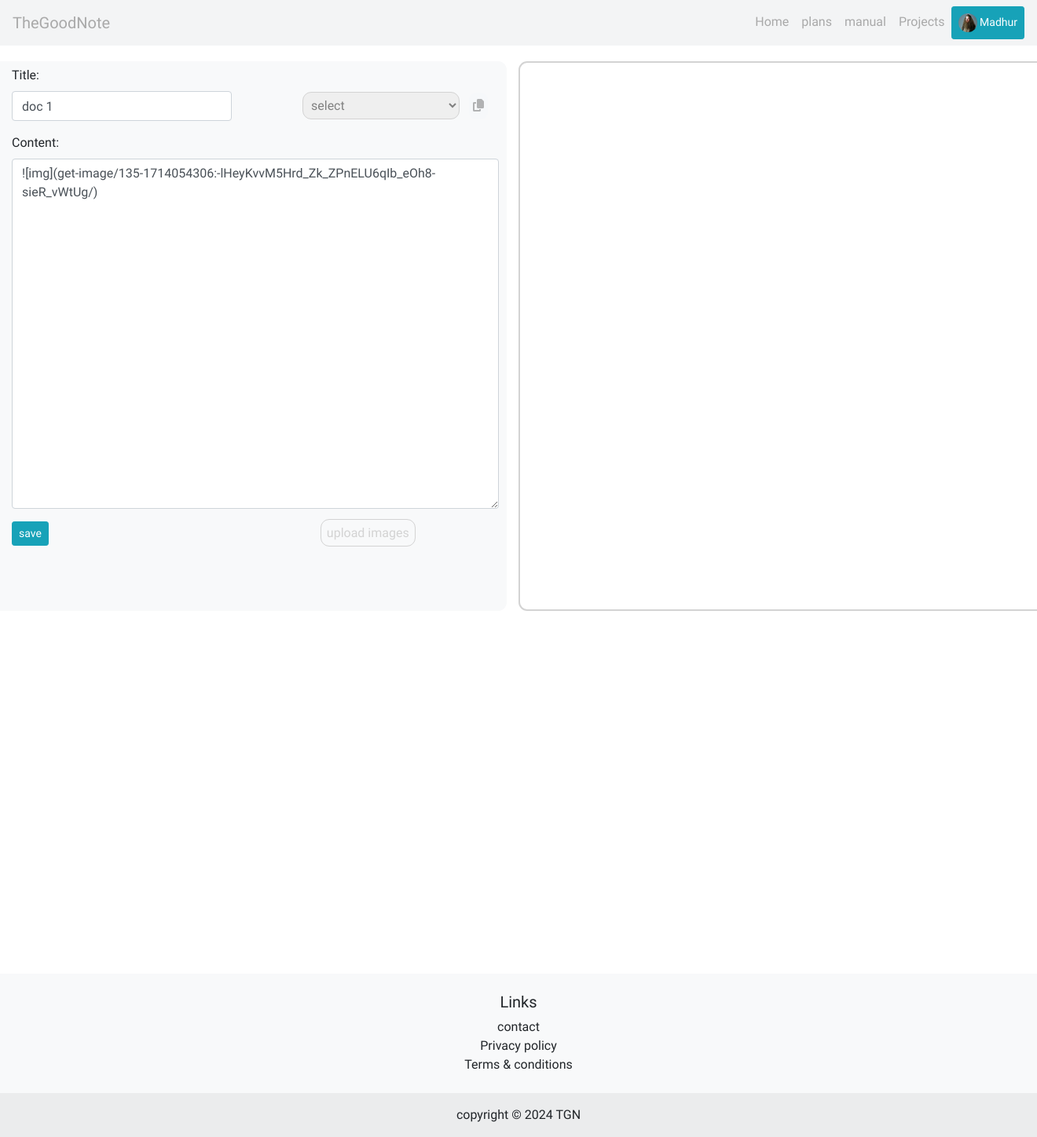
Screenshot of /project/edit_post/150/ (signed in) with the database file from the repository.
### core/models.py (models this page shows)
class User(AbstractUser):
    pass

### userprofile/models.py (models this page shows, shortened)
class UserProfile(models.Model):
    user = models.OneToOneField(User, on_delete=models.CASCADE, related_name="profile")
    name = models.CharField(max_length=100, blank=True, null=True)
    date_of_birth = models.DateField(blank=True, null=True)
    about = models.TextField(max_length=225, blank=True, null=True)
    country = CountryField(blank=True, null=True)
    image = models.ImageField(default='profile_pictures/default-user.png', upload_to='profile_pictures')

### project/models.py (models this page shows, shortened)
class Post(models.Model):
    TODO = 'todo'
    DONE = 'done'
    ARCHIVED = 'archived'
    CHOICES_STATUS = [
        (TODO, 'Todo'),
        (DONE, 'Done'),
        (ARCHIVED, 'Archived')
    ]
    project = models.OneToOneField(Project, related_name='posts', on_delete=models.CASCADE)
    title = models.CharField(max_length=225)
    content = models.TextField(null=True, blank=True)
    created_at = models.DateTimeField(auto_now_add=True)
    last_modified = models.DateTimeField(auto_now=True)
    status = models.CharField(max_length=20, choices=CHOICES_STATUS, default=TODO)
    class Meta:
        ordering = ['-created_at']

### project/views.py (the view)
# urls.py: path('edit_post/<int:post_id>/', views.edit_post, name='edit_post'),
def edit_post(request, post_id):
    post = Post.objects.get(pk=post_id)
    total_images = Img.objects.filter(user=request.user)
    if request.method == "POST":
        form = PostForm(request.POST, instance=post)
        if form.is_valid():
            form.save()
            messages.info(request, 'Post edited successfully!')
            return redirect('project:detail_post', post_id=post_id)
    else:
        form = PostForm(instance=post)
    return render(request, "project/edit_post.html", {"form":form, "post":post, "user_images": total_images})

### project/forms.py
class PostForm(forms.ModelForm):
    class Meta:
        model = Post
        fields = ['title', 'content']
        widgets = {
            'title': forms.TextInput(attrs={'style':'width:280px;','autofocus':'autofocus', 'autocomplete':'off', 'class':'form-control', 'id':'id_title', 'placeholder':'Doc title...'}),
            'content': forms.Textarea(attrs={'rows':18, 'cols':20, 'autocomplete':'off', 'class':'form-control', 'id':'id_content', 'placeholder':'start writing...'})
        }

### project/templatetags/filters.py (called while the page is built)
@register.filter
def filename(value):
    filename = value.split('/')[-1]
    return filename

### project/templates/project/edit_post.html (shortened to what this page needs)
{% extends 'core/layout.html' %}
{% load static %}
{% load mathjax %}
{% load filters %}
{% block body %}
<div class="post-block row">
    <div class="sidebar col-lg-6 col-md-7 bg-light">
        <div id="id_copy_image_url">
            <select name="uploads" id="uploads">
                <option disabled selected value="">select</option>
            </select>
            <button id="id_copyBtn" class="ml-2"> <i class="fas fa-copy"></i></button>
        </div>
        <form action="{% url 'project:edit_post' post.id %}" method="post" enctype="multipart/form-data">
            {% for fm in form %}
            {% if fm.name != 'post_id' and fm.name != 'images' %}
            <label> {{fm.label}}: </label>
            <div class="form-group">
                {{fm}}
            </div>
            {% endif %}
            {% endfor %}
            <div>
                <button id="id_save_post_btn" class="btn btn-sm btn-info"> save </button>
                <a href="{% url 'project:upload_image_edit' post_id=post.id %}" id="id_upload_image_url"> upload images </a>
            </div>
        </form>
    </div>
    <div class="main col-lg-6 col-md-7">
        <div id="display"></div>
    </div>
</div>
{% endblock %}

### core/templates/core/layout.html (shortened to what this page needs)
{% load static %}
<!DOCTYPE html>
<html lang="en">
    <head>
        <link rel="stylesheet" href="{% static 'project/css/styles.css' %}">
        <link rel="stylesheet" href="{% static 'core/css/styles.css' %}">
        <link rel="stylesheet" href="{% static 'userprofile/css/styles.css' %}">
        <link rel="stylesheet" href="https://stackpath.bootstrapcdn.com/bootstrap/4.4.1/css/bootstrap.min.css">
    </head>
    <body class="body">
        <div id="navbar-app">
            <nav class="navbar navbar-expand-lg">
                <a class="navbar-brand" href="{% url 'core:index' %}" id="id_tgn_logo">
                    TheGoodNote
                </a>
                <div class="ml-auto">
                    <ul class="navbar-nav ml-auto">
                        <li class="nav-item">
                            <a class="nav-link" href="{% url 'core:index' %}"> Home </a>
                        </li>
                        <li class="nav-item">
                            <a class="nav-link" href="{% url 'core:plans' %}"> plans </a>
                        </li>
                        <li class="nav-item">
                            <a class="nav-link" href="{% url 'core:user_manual' %}"> manual </a>
                        </li>
                        {%if request.user.is_authenticated %}
                            <li class="nav-item">
                                <a href="{% url 'project:projects' %}" class="nav-link"> Projects </a>
                            </li>
                            <li class="nav-item">
                                <a class="nav-link btn btn-sm btn-info" href="{% url 'userprofile:user_profile' user_id=request.user.id %}">
                                    {% if request.user.profile.image.url %}
                                        <img class="post-image" alt="{{request.user.username}}" src="{{request.user.profile.image.url}}" width="100">
                                    {% else %}
                                        <span class="icon"><i class="fas fa-user"></i></span>
                                    {% endif %}
                                    <span>
                                        {% if not request.user.profile.name %}
                                            {% firstof request.user.get_full_name request.user.username %}
                                        {% else %}
                                            {{request.user.profile.name}}
                                        {% endif %}
                                    </span>
                                </a>
                            </li>
                        {% else %}
                            <li class="nav-item">
                                <a class="nav-link btn btn-sm btn-info" href="{% url 'core:login' %}"> login </a>
                            </li>
                        {% endif %}
                    </ul>
                </div>
            </nav>
        </div>
        <section class="section">
            {% block body %}
            {% endblock %}
        </section>
        <footer style="margin-top: 35%;">
            <div class="text-center bg-light">
            <div class="container p-4">
                <div class="row">
                  <div class="col-lg-12 col-md-6 mb-4 mb-md-0">
                    <h5 class=""> Links </h5>
                    <ul class="list-unstyled mb-0">
                      <li>
                        <a href="{% url 'core:contact' %}" class="text-body"> contact </a>
                      </li>
                      <li>
                        <a href="{% url 'core:privacy' %}" class="text-body"> Privacy policy </a>
                      </li>
                      <li>
                        <a href="{% url 'core:terms' %}" class="text-body"> Terms & conditions </a>
                      </li>
                    </ul>
                  </div>
                </div>
              </div>
              <div class="text-center p-3" style="background-color: rgba(0, 0, 0, 0.05);">
                  copyright &copy; 2024
                <a class="text-body" href="">TGN</a>
              </div>
            </div>
          </footer>
    </body>
</html>

### project/static/project/css/styles.css (style rules this page uses)
.codeBlock, #id_copyBtn { display: inline-block; background-color: #f6f8fa; padding: 7px; border-style: none; border-radius: 11px; }
.copyButton, #id_copyBtn { padding: 5px; border-style: none; border-radius: 9px; background-color: #f6f8fa; transition: .2s ease; }
.post-block { width: 100%; padding: 20px 0 0 0; margin: 0; }
.post-block > .sidebar { border-radius: 11px; padding: 6px 10px 60px 30px; }
.post-block > .main > #display { border: 2px solid lightgray; border-radius: 11px; min-height: 700px; max-height: 700px; overflow-y: auto; padding: 20px; min-width: 710px; max-width: 710px; overflow-x: auto; }
#id_upload_image_url { margin-left: 342px; text-decoration: none; color: lightgray; transition: .2s ease; padding: 7px; border: 1px solid lightgray; border-radius: 11px; }
#id_copy_image_url { position: absolute; top: 39px; left: 400px; text-decoration: none; }
#uploads { border-radius: 11px; padding: 6px; border: 1px solid lightgray; color: gray; min-width: 200px; }

### core/static/core/css/styles.css (style rules this page uses)
.body { font-family: "Marcellus", serif; font-weight: 400; font-style: normal; top: 0; left: 0; margin: 0; padding: 0; }
#id_tgn_logo { color: darkgray; }
.nav-link { color: darkgray; }
#navbar-app > .navbar { background-color: #f3f4f5; }
.post-image { width: 24px; height: 24px; border-radius: 50%; background-size: cover; }

### userprofile/static/userprofile/css/styles.css (style rules this page uses)
.container { display: grid; justify-items: center; align-items: center; }

### rows the page displays
User: user.profile.image (picture), user.profile.name "Madhur"
Post: form "doc 1" "![img](get-image/135-1714054306:-lHeyKvvM5Hrd_Zk_ZPnELU6qIb_eOh8-sieR_vWtUg/)"

### other values shown
{{ fm.label }} "Title" "Content"
